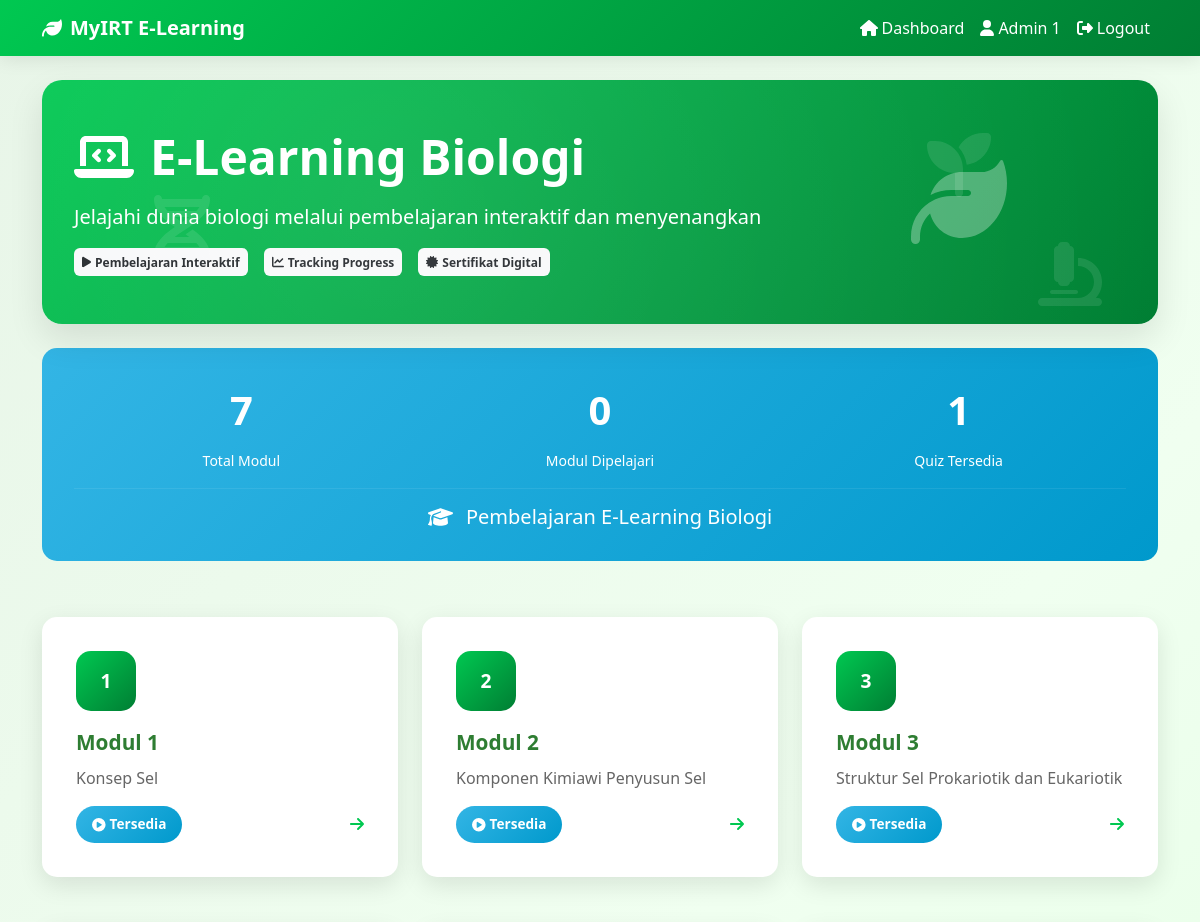
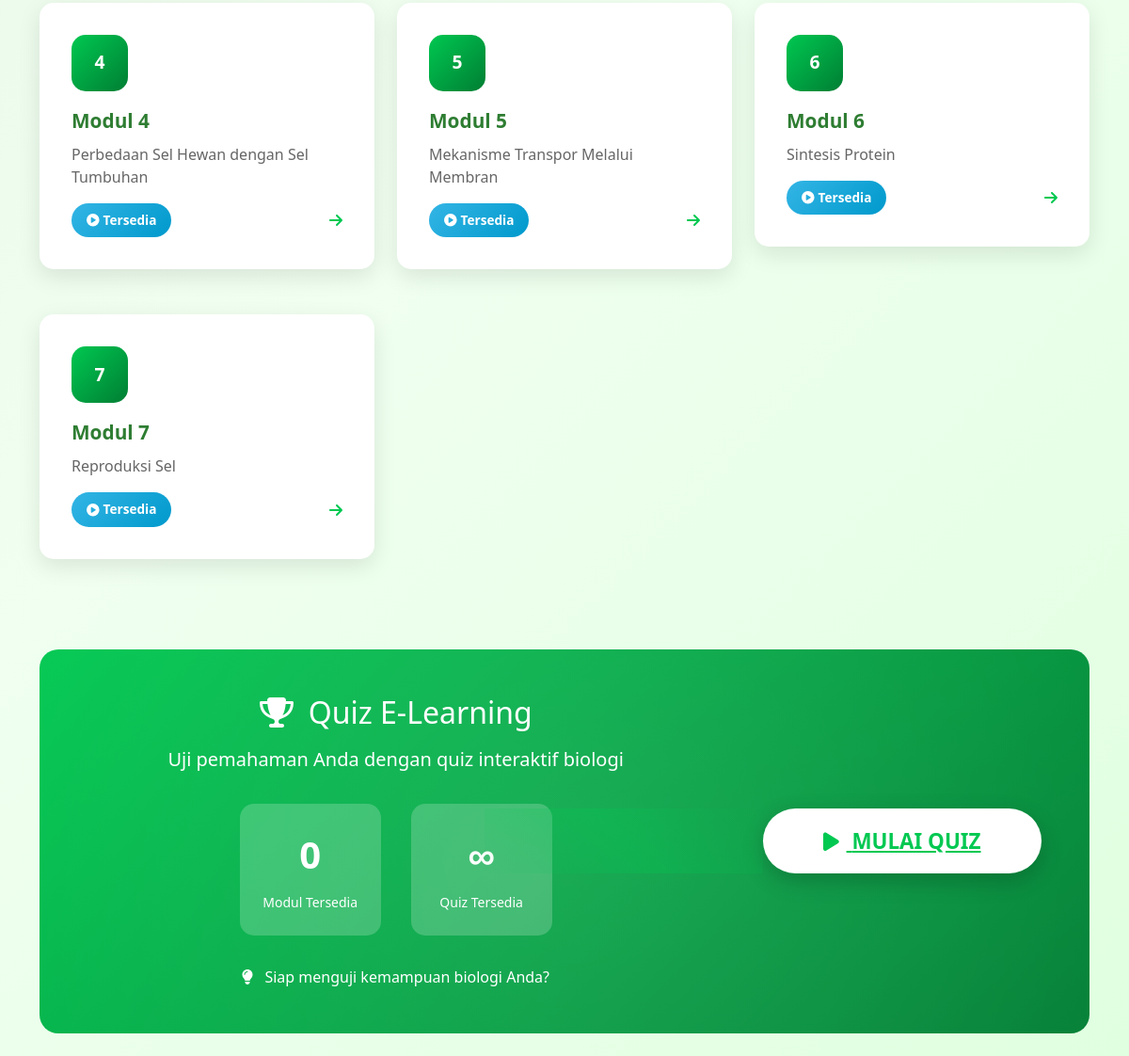
The page /student/index-e-learning.php (signed in) on the database as committed earlier (2 pictures, top to bottom).
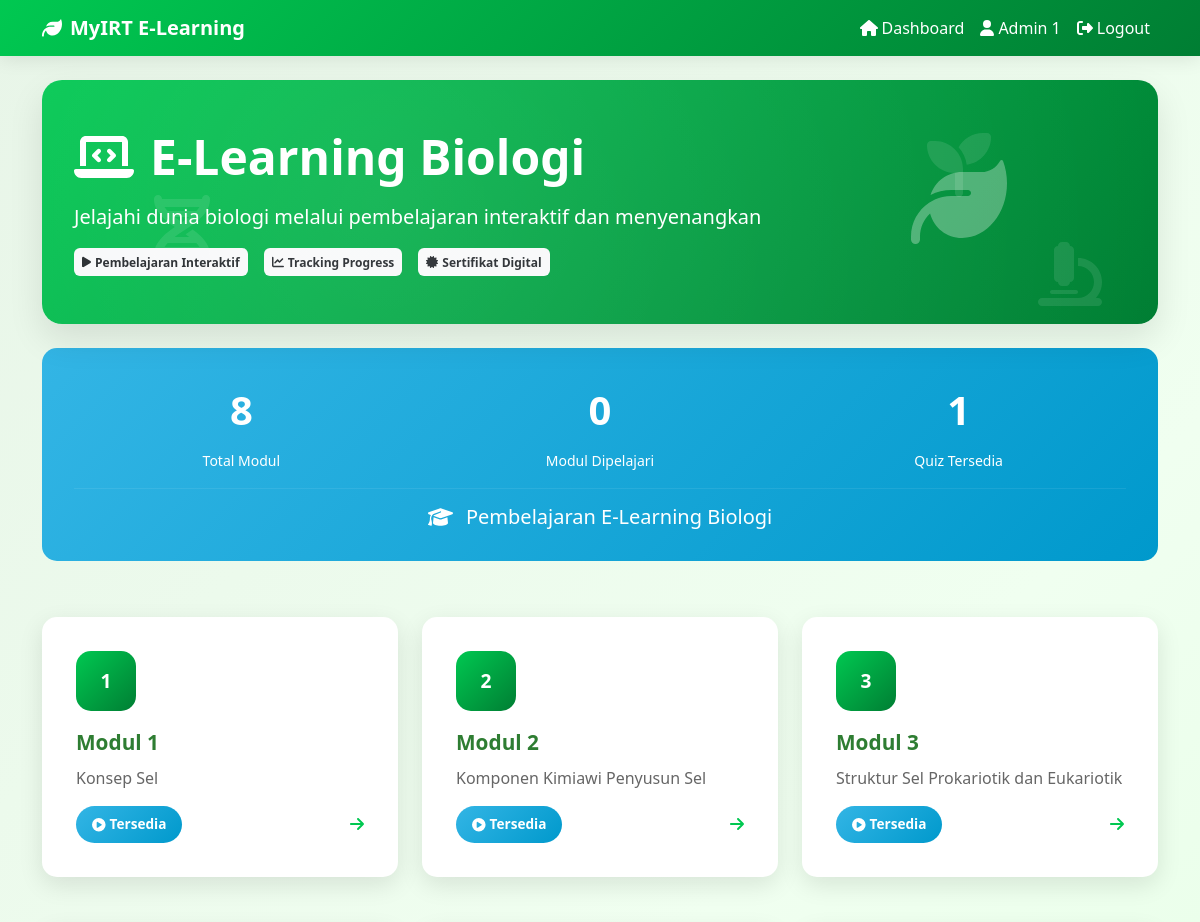
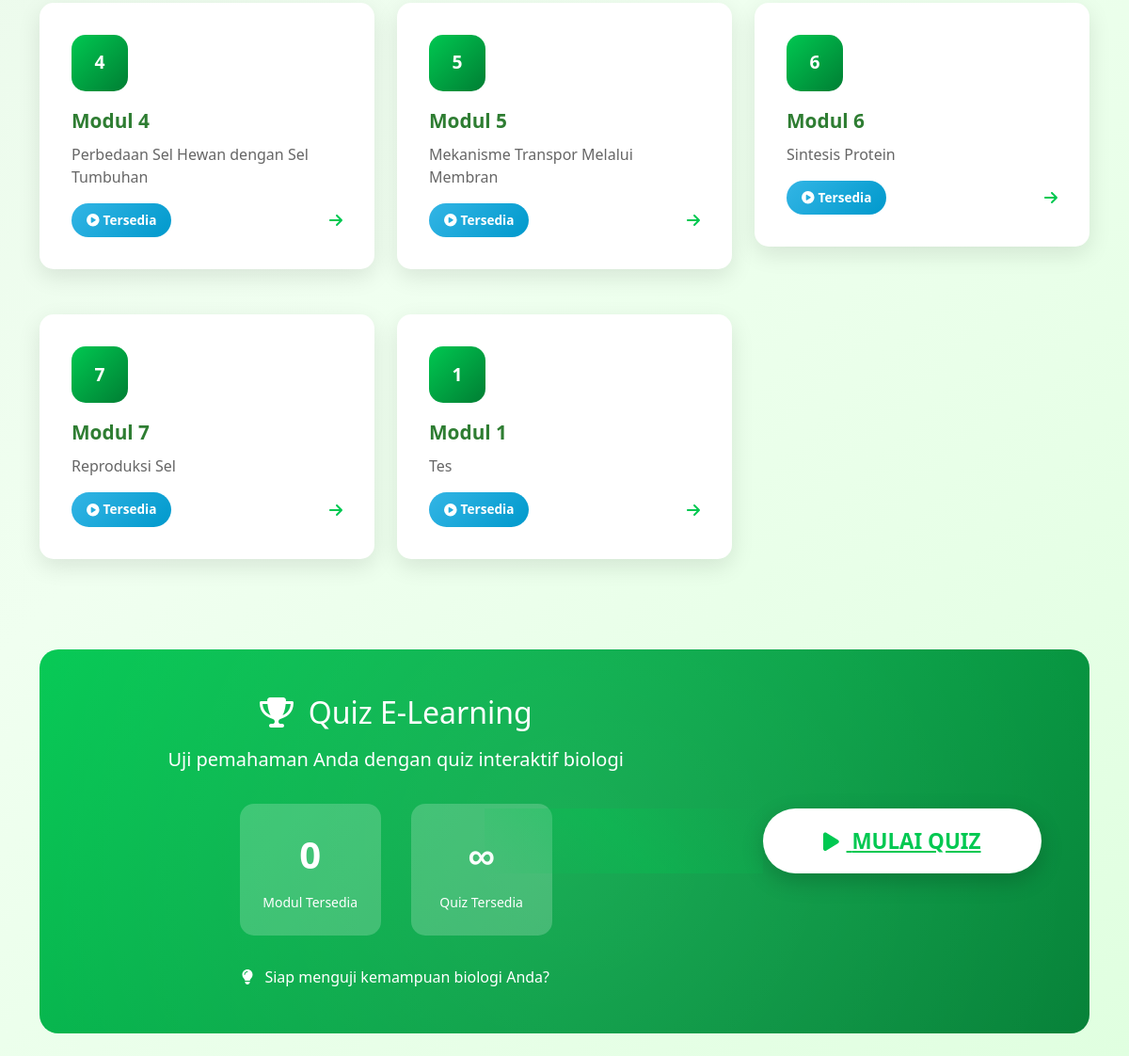
The same page on the database as committed later (2 pictures, top to bottom).
### tables this page shows
CREATE TABLE `module` (
  `id` int NOT NULL,
  `module_desc` varchar(255) NOT NULL,
  `sub_topic_id` int NOT NULL,
  `number` int NOT NULL,
  `module_level` enum('1','2','3') NOT NULL
);

### student/index-e-learning.php (the view, shortened to what this page needs)
<?php
include('../config/db.php');
$level_modul = [1, 2, 3];
?>
<!doctype html>
<html class="no-js" lang="en" dir="ltr">
<head>
    <link href="https://cdn.jsdelivr.net/npm/bootstrap@5.2.3/dist/css/bootstrap.min.css" rel="stylesheet">
</head>
<body>
    <nav class="navbar navbar-expand-lg" style="background: var(--elearning-primary); box-shadow: 0 2px 20px rgba(0,0,0,0.1);">
        <div class="container">
            <a class="navbar-brand text-white fw-bold" href="index.php">
                <i class="fas fa-leaf me-2"></i>MyIRT E-Learning
            </a>
            <div class="collapse navbar-collapse" id="navbarNav">
                <ul class="navbar-nav ms-auto">
                    <li class="nav-item">
                        <a class="nav-link text-white" href="index.php">
                            <i class="fas fa-home me-1"></i>Dashboard
                        </a>
                    </li>
                    <li class="nav-item">
                        <a class="nav-link text-white" href="#">
                            <i class="fas fa-user me-1"></i><?php echo $_SESSION['name']; ?>
                        </a>
                    </li>
                    <li class="nav-item">
                        <a class="nav-link text-white" href="../sign-out.php">
                            <i class="fas fa-sign-out-alt me-1"></i>Logout
                        </a>
                    </li>
                </ul>
            </div>
        </div>
    </nav>
    <div class="container-fluid py-4">
        <div class="container">
            <div class="row mb-4">
                <div class="col-12">
                    <div class="elearning-card">
                        <div class="elearning-header">
                            <div class="floating-icons icon1">
                                <i class="fas fa-seedling"></i>
                            </div>
                            <div class="floating-icons icon2">
                                <i class="fas fa-dna"></i>
                            </div>
                            <div class="floating-icons icon3">
                                <i class="fas fa-microscope"></i>
                            </div>
                            <div class="row align-items-center">
                                <div class="col-lg-8">
                                    <h1 class="display-5 fw-bold mb-3">
                                        <i class="fas fa-laptop-code me-3"></i>E-Learning Biologi
                                    </h1>
                                    <p class="lead mb-3">Jelajahi dunia biologi melalui pembelajaran interaktif dan menyenangkan</p>
                                    <div class="d-flex flex-wrap gap-3">
                                        <span class="badge bg-light text-dark p-2">
                                            <i class="fas fa-play me-1"></i>Pembelajaran Interaktif
                                        </span>
                                        <span class="badge bg-light text-dark p-2">
                                            <i class="fas fa-chart-line me-1"></i>Tracking Progress
                                        </span>
                                        <span class="badge bg-light text-dark p-2">
                                            <i class="fas fa-certificate me-1"></i>Sertifikat Digital
                                        </span>
                                    </div>
                                </div>
                                <div class="col-lg-4 text-center">
                                    <i class="fas fa-leaf" style="font-size: 6rem; opacity: 0.3;"></i>
                                </div>
                            </div>
                        </div>
                    </div>
                </div>
            </div>
            <?php
            $sql_modules = "SELECT COUNT(*) as total FROM module";
            $query_modules = mysqli_query($conn, $sql_modules);
            $module_result = mysqli_fetch_assoc($query_modules);
            $total_modules = $module_result['total'] ?? 7;
            $sql_learned = "SELECT * FROM module_learned WHERE student_id = '{$_SESSION['student_id']}'";
            $query_learned = mysqli_query($conn, $sql_learned);
            $learned_module = mysqli_num_rows($query_learned);
            ?>
            <div class="row mb-4">
                <div class="col-12">
                    <div class="progress-section">
                        <div class="row text-center">
                            <div class="col-md-4">
                                <div class="stat-number"><?php echo $total_modules; ?></div>
                                <small>Total Modul</small>
                            </div>
                            <div class="col-md-4">
                                <div class="stat-number"><?php echo $learned_module; ?></div>
                                <small>Modul Dipelajari</small>
                            </div>
                            <div class="col-md-4">
                                <div class="stat-number">1</div>
                                <small>Quiz Tersedia</small>
                            </div>
                        </div>
                        <hr class="my-3" style="border-color: rgba(255,255,255,0.3);">
                        <div class="text-center">
                            <h5 class="mb-0">
                                <i class="fas fa-graduation-cap me-2"></i>
                                Pembelajaran E-Learning Biologi
                            </h5>
                        </div>
                    </div>
                </div>
            </div>
            <div class="row">
                <?php
                if (isset($level_modul)) {
                    $sql = "SELECT * FROM module";
                    $query = mysqli_query($conn, $sql);
                    $result = mysqli_fetch_all($query, MYSQLI_ASSOC);
                    $learned_modules = [];
                    foreach ($result as $key => $r) {
                        $is_completed = in_array($r['id'], $learned_modules);
                        $status_class = $is_completed ? 'status-completed' : 'status-available';
                        $status_text = $is_completed ? 'Selesai' : 'Tersedia';
                        $status_icon = $is_completed ? 'fas fa-check-circle' : 'fas fa-play-circle';
                ?>
                <div class="col-lg-4 col-md-6 mb-4">
                    <a href="module-e-learning.php?module=<?php echo $r['id']; ?>" class="text-decoration-none">
                        <div class="module-card">
                            <div class="module-number">
                                <?php echo $r['number']; ?>
                            </div>
                            <div class="module-title">
                                Modul <?php echo $r['number']; ?>
                            </div>
                            <div class="module-description">
                                <?php echo $r['module_desc']; ?>
                            </div>
                            <div class="d-flex justify-content-between align-items-center">
                                <span class="module-status <?php echo $status_class; ?>">
                                    <i class="<?php echo $status_icon; ?> me-1"></i>
                                    <?php echo $status_text; ?>
                                </span>
                                <div class="text-end">
                                    <i class="fas fa-arrow-right" style="color: #00C851;"></i>
                                </div>
                            </div>
                        </div>
                    </a>
                </div>
                <?php
                    }
                } ?>
            </div>
            <div class="row">
                <div class="col-12">
                    <div class="quiz-section">
                        <div class="row align-items-center">
                            <div class="col-lg-8">
                                <h2 class="mb-3">
                                    <i class="fas fa-trophy me-3"></i>Quiz E-Learning
                                </h2>
                                <p class="lead mb-3">
                                    Uji pemahaman Anda dengan quiz interaktif biologi
                                </p>
                                <div class="stats-row">
                                    <div class="stat-item">
                                        <span class="stat-number"><?php echo $learned_module; ?></span>
                                        <small>Modul Tersedia</small>
                                    </div>
                                    <div class="stat-item">
                                        <span class="stat-number">∞</span>
                                        <small>Quiz Tersedia</small>
                                    </div>
                                </div>
                                <p class="mb-0">
                                    <i class="fas fa-lightbulb me-2"></i>
                                    Siap menguji kemampuan biologi Anda?
                                </p>
                            </div>
                            <div class="col-lg-4 text-center">
                                <a href="quiz-e-learning.php" class="btn-quiz">
                                    <i class="fas fa-play me-2"></i>
                                    MULAI QUIZ
                                </a>
                            </div>
                        </div>
                    </div>
                </div>
            </div>
        </div>
    </div>
</body>
</html>

### student/index-e-learning.php (style rules this page uses)
:root { --elearning-primary: linear-gradient(135deg, #00C851 0%, #007E33 100%); --elearning-secondary: linear-gradient(135deg, #FF8800 0%, #FF6600 100%); --elearning-success: linear-gradient(135deg, #00bb2d 0%, #009688 100%); --elearning-info: linear-gradient(135deg, #33b5e5 0%, #0099cc 100%); --elearning-warning: linear-gradient(135deg, #ffbb33 0%, #ff8800 100%); --elearning-danger: linear-gradient(135deg, #ff4444 0%, #cc0000 100%); }
body { background: linear-gradient(135deg, #E8F5E8 0%, #F0FFF0 50%, #E0FFE0 100%); font-family: 'Segoe UI', Tahoma, Geneva, Verdana, sans-serif; min-height: 100vh; }
.elearning-card { border-radius: 20px; box-shadow: 0 15px 35px rgba(0,0,0,0.1); border: none; backdrop-filter: blur(10px); background: rgba(255, 255, 255, 0.95); overflow: hidden; }
.elearning-header { background: var(--elearning-primary); color: white; padding: 3rem 2rem; position: relative; overflow: hidden; }
.elearning-header::before { content: ''; position: absolute; top: -50%; right: -30%; width: 200%; height: 200%; background: radial-gradient(circle, rgba(255,255,255,0.1) 0%, transparent 70%); animation: elearningFloat 12s ease-in-out infinite; }
.module-card { background: white; border-radius: 15px; padding: 2rem; margin-bottom: 1.5rem; border: 2px solid transparent; transition: all 0.4s ease; position: relative; overflow: hidden; box-shadow: 0 8px 25px rgba(0,0,0,0.1); cursor: pointer; }
.module-card::before { content: ''; position: absolute; left: 0; top: 0; height: 100%; width: 6px; background: var(--elearning-primary); transform: scaleY(0); transition: transform 0.4s ease; }
.module-number { background: var(--elearning-primary); color: white; width: 60px; height: 60px; border-radius: 15px; display: flex; align-items: center; justify-content: center; font-weight: bold; font-size: 1.2rem; margin-bottom: 1rem; position: relative; }
.module-number::after { content: ''; position: absolute; width: 100%; height: 100%; border-radius: 15px; background: var(--elearning-secondary); opacity: 0; transform: scale(0); animation: moduleGlow 3s ease-in-out infinite; }
.module-title { font-size: 1.3rem; font-weight: bold; color: #2E7D32; margin-bottom: 0.5rem; }
.module-description { color: #666; font-size: 1rem; line-height: 1.5; margin-bottom: 1rem; }
.module-status { padding: 0.5rem 1rem; border-radius: 25px; font-weight: 600; font-size: 0.85rem; display: inline-flex; align-items: center; }
.status-available { background: var(--elearning-info); color: white; }
.progress-section { background: var(--elearning-info); color: white; padding: 2rem; border-radius: 15px; margin-bottom: 2rem; }
.quiz-section { background: var(--elearning-primary); border-radius: 20px; padding: 3rem 2rem; text-align: center; margin-top: 3rem; color: white; position: relative; overflow: hidden; }
.quiz-section::before { content: ''; position: absolute; top: -50%; left: -50%; width: 200%; height: 200%; background: radial-gradient(circle, rgba(255,255,255,0.1) 0%, transparent 70%); animation: quizPulse 4s ease-in-out infinite; }
.btn-quiz { background: white; color: #00C851; border: none; padding: 1.2rem 4rem; font-size: 1.4rem; font-weight: bold; border-radius: 50px; transition: all 0.4s ease; box-shadow: 0 8px 25px rgba(0,0,0,0.2); position: relative; overflow: hidden; }
.btn-quiz::before { content: ''; position: absolute; top: 0; left: -100%; width: 100%; height: 100%; background: linear-gradient(45deg, transparent, rgba(0,200,81,0.3), transparent); transition: left 0.5s ease; }
.stats-row { display: flex; gap: 2rem; justify-content: center; flex-wrap: wrap; margin: 2rem 0; }
.stat-item { background: rgba(255,255,255,0.2); border-radius: 15px; padding: 1.5rem; min-width: 150px; text-align: center; }
.stat-number { font-size: 2.5rem; font-weight: bold; display: block; margin-bottom: 0.5rem; }
.floating-icons { position: absolute; font-size: 4rem; opacity: 0.1; animation: floatIcons 6s ease-in-out infinite; }
.floating-icons.icon1 { top: 15%; right: 15%; animation-delay: 0s; }
.floating-icons.icon2 { bottom: 20%; left: 10%; animation-delay: 2s; }
.floating-icons.icon3 { top: 60%; right: 5%; animation-delay: 4s; }

Rows that differ between the two databases and show on the page:
added module: number "1", module_desc "Tes", id "Tersedia"
Other text that changed with them:
$total_modules: "7" → "8"
